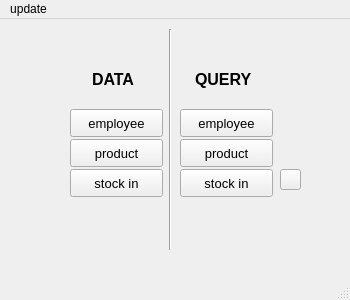
<?xml version="1.0" encoding="UTF-8"?>
<ui version="4.0">
 <class>MainWindow</class>
 <widget class="QMainWindow" name="MainWindow">
  <property name="geometry">
   <rect>
    <x>0</x>
    <y>0</y>
    <width>350</width>
    <height>300</height>
   </rect>
  </property>
  <property name="windowTitle">
   <string>MainWindow</string>
  </property>
  <widget class="QWidget" name="centralwidget">
   <widget class="QLabel" name="label">
    <property name="geometry">
     <rect>
      <x>92</x>
      <y>45</y>
      <width>51</width>
      <height>31</height>
     </rect>
    </property>
    <property name="font">
     <font>
      <pointsize>12</pointsize>
      <weight>75</weight>
      <bold>true</bold>
     </font>
    </property>
    <property name="text">
     <string>DATA</string>
    </property>
   </widget>
   <widget class="QLabel" name="label_2">
    <property name="geometry">
     <rect>
      <x>195</x>
      <y>45</y>
      <width>61</width>
      <height>31</height>
     </rect>
    </property>
    <property name="font">
     <font>
      <pointsize>12</pointsize>
      <weight>75</weight>
      <bold>true</bold>
     </font>
    </property>
    <property name="text">
     <string>QUERY</string>
    </property>
   </widget>
   <widget class="QPushButton" name="pushButton_6">
    <property name="geometry">
     <rect>
      <x>180</x>
      <y>150</y>
      <width>93</width>
      <height>28</height>
     </rect>
    </property>
    <property name="font">
     <font>
      <pointsize>10</pointsize>
     </font>
    </property>
    <property name="text">
     <string>stock in</string>
    </property>
   </widget>
   <widget class="QPushButton" name="pushButton_5">
    <property name="geometry">
     <rect>
      <x>180</x>
      <y>120</y>
      <width>93</width>
      <height>28</height>
     </rect>
    </property>
    <property name="font">
     <font>
      <pointsize>10</pointsize>
     </font>
    </property>
    <property name="text">
     <string>product</string>
    </property>
   </widget>
   <widget class="QPushButton" name="pushButton_2">
    <property name="geometry">
     <rect>
      <x>70</x>
      <y>120</y>
      <width>93</width>
      <height>28</height>
     </rect>
    </property>
    <property name="font">
     <font>
      <pointsize>10</pointsize>
     </font>
    </property>
    <property name="text">
     <string>product</string>
    </property>
   </widget>
   <widget class="QPushButton" name="pushButton">
    <property name="geometry">
     <rect>
      <x>70</x>
      <y>90</y>
      <width>93</width>
      <height>28</height>
     </rect>
    </property>
    <property name="font">
     <font>
      <pointsize>10</pointsize>
     </font>
    </property>
    <property name="text">
     <string>employee</string>
    </property>
   </widget>
   <widget class="QPushButton" name="pushButton_3">
    <property name="geometry">
     <rect>
      <x>70</x>
      <y>150</y>
      <width>93</width>
      <height>28</height>
     </rect>
    </property>
    <property name="font">
     <font>
      <pointsize>10</pointsize>
     </font>
    </property>
    <property name="text">
     <string>stock in</string>
    </property>
   </widget>
   <widget class="QPushButton" name="pushButton_4">
    <property name="geometry">
     <rect>
      <x>180</x>
      <y>90</y>
      <width>93</width>
      <height>28</height>
     </rect>
    </property>
    <property name="font">
     <font>
      <pointsize>10</pointsize>
     </font>
    </property>
    <property name="text">
     <string>employee</string>
    </property>
   </widget>
   <widget class="Line" name="line">
    <property name="geometry">
     <rect>
      <x>160</x>
      <y>10</y>
      <width>20</width>
      <height>221</height>
     </rect>
    </property>
    <property name="orientation">
     <enum>Qt::Vertical</enum>
    </property>
   </widget>
   <widget class="QPushButton" name="pushButton_7">
    <property name="geometry">
     <rect>
      <x>280</x>
      <y>150</y>
      <width>21</width>
      <height>21</height>
     </rect>
    </property>
    <property name="font">
     <font>
      <kerning>true</kerning>
     </font>
    </property>
    <property name="text">
     <string/>
    </property>
    <property name="icon">
     <iconset>
      <normaloff>pic/close.png</normaloff>pic/close.png</iconset>
    </property>
    <property name="checkable">
     <bool>false</bool>
    </property>
   </widget>
  </widget>
  <widget class="QMenuBar" name="menubar">
   <property name="geometry">
    <rect>
     <x>0</x>
     <y>0</y>
     <width>350</width>
     <height>26</height>
    </rect>
   </property>
   <widget class="QMenu" name="menuupdate">
    <property name="title">
     <string>update</string>
    </property>
    <addaction name="actionemployee"/>
    <addaction name="actionproduct"/>
   </widget>
   <addaction name="menuupdate"/>
  </widget>
  <widget class="QStatusBar" name="statusbar"/>
  <action name="actionemployee">
   <property name="text">
    <string>employee</string>
   </property>
  </action>
  <action name="actionproduct">
   <property name="text">
    <string>product</string>
   </property>
  </action>
 </widget>
 <resources/>
 <connections/>
</ui>
